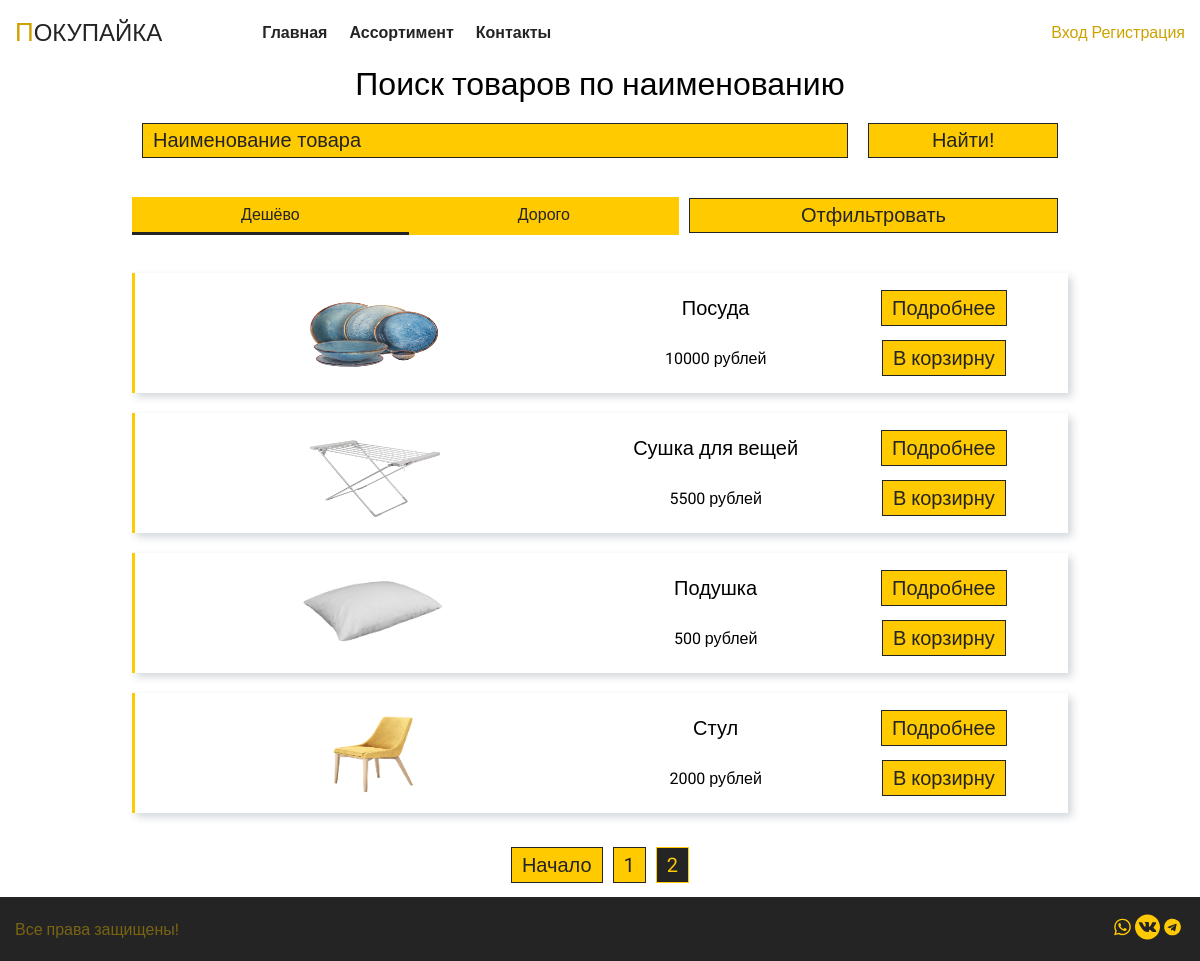
Page /main/assortment/2 on the committed database.
### tables this page shows
CREATE TABLE `product` (
  `id` bigint NOT NULL,
  `name` varchar(100) NOT NULL,
  `description` varchar(2000) DEFAULT 'Отсуствует',
  `price` float NOT NULL
);

### application/controllers/MainController.php (called while the page is built, shortened)
<?php
class MainController extends Controller
{
    public function __construct($route)
    {
        $this->view->layout = 'other';
    }
    public function assortmentAction(){
        $main = new Main();
        $pagination = new Pagination($this->route, $main->getCountProduct());
        $vars = [
            'data' => $this->model->getProductList($this->route, 10),
            'pagination' => $pagination->get(),
        ];
        $this->view->render('Ассортимент', $vars);
    }
}

### index.php (called while the page is built, shortened)
<?php
spl_autoload_register(function ($class) {
    $path = str_replace('\\', '/', $class.'.php');
});
$item = new Router();
$item->run();

### application/lib/Db.php (called while the page is built, shortened)
<?php
class Db {
    protected $db;
    public function __construct() {
        $config = require 'application/config/db.php';
        try{
            $this->db = new PDO('mysql:host='.$config['host'].';dbname='.$config['database'], $config['login'], $config['password']);
        }
        catch (\PDOException $e){
            $this->db = new PDO('mysql:host='.$config['reserve'].';dbname='.$config['database'], $config['login'], $config['password']);
        }
    }
    public function query($sql, $params = []) {
        $stmt = $this->db->prepare($sql);
        if (!empty($params)) {
            foreach ($params as $key => $val) {
                if (is_int($val)) {
                    $type = PDO::PARAM_INT;
                } else {
                    $type = PDO::PARAM_STR;
                }
                $stmt->bindValue(':'.$key, $val, $type);
            }
        }
        $stmt->execute();
        return $stmt;
    }
    public function row($sql, $params = []) {
        $result = $this->query($sql, $params);
        return $result->fetchAll(PDO::FETCH_ASSOC);
    }
    public function column($sql, $params = []) {
        $result = $this->query($sql, $params);
        return $result->fetchColumn();
    }
}

### application/config/db.php (called while the page is built)
<?php
$path = $_SERVER['DOCUMENT_ROOT']."/settings.json";
$json = file_get_contents($path);
$db = json_decode($json, true);
return $db['database'];

### application/models/Main.php (called while the page is built, shortened)
<?php
class Main extends Model{
    public function getProductList($route, $mode){
        $max = 10;
        $params = [
            'max' => $max,
            'start' => ((($route['page'] ?? 1) - 1) * $max),
        ];
        switch ($mode){
            default:
                return $this->db->row('SELECT * FROM product ORDER BY id DESC LIMIT :start, :max', $params);
        }
    }
    public function getCountProduct(){
        return $this->db->column('select count(*) from product');
    }
}

### application/core/Controller.php (called while the page is built, shortened)
<?php
abstract class Controller{
    public function __construct($route) {
        $this->route = $route;
        $this->model = $this->loadModel($route['controller']);
    }
    public function loadModel($name) {
        $path = 'application\models\\'.ucfirst($name);
        if (class_exists($path)) {
            return new $path;
        }
    }
}

### application/core/Model.php (called while the page is built, shortened)
<?php
abstract class Model{
    public function __construct()
    {
        $this->db = new Db();
    }
}

### application/views/main/assortment.php (the view)
<div class="container">
            <div class="assortment__grid">
                <h1>Поиск товаров по наименованию</h1>
                <form action="/assortment" method="post" class="assortment__form_find js-message">
                    <input name="name" placeholder="Наименование товара" autocomplete="off" type="text">
                    <input type="submit" value="Найти!">
                </form>
                <form action="/assortment" method="post" class="assortment__form_filter">
                    <label><input type="radio" name="price-object" value="cheap" checked><div>Дешёво</div></label>
                    <label><input type="radio" name="price-object" value="expensive"><div>Дорого</div></label>
                    <input type="submit" value="Отфильтровать">
                </form>
                <div class="assortment__grid_element">
                    <?php if(count($data) != 0) {?>
                        <ul class="assortment__grid_list_elements">
                            <li class="assortment__grid_list_element">
                                <?php for($i = 0; $i < count($data); $i++){?>
                                    <div class="assortment__grid_card_view">
                                        <img src="/public/materials/<?=$data[$i]['id']?>.png" alt="Отсуствие фотография товара">
                                        <p class="name-item"><?=$data[$i]['name']?></p>
                                        <p class="price-item"><?=$data[$i]['price']?> рублей</p>
                                        <a href="/product/<?=$data[$i]['id']?>" class="about-item first">Подробнее</a>
                                        <a href="/assortment/add/<?=$data[$i]['id']?>" class="about-item second">В корзирну</a>
                                    </div>
                                <?php }?>
                            </li>
                        </ul>
                    <?php }?>
                </div>
                <?php if(count($data) != 0) {?>
                <div class="block-pagination">
                    <?php echo $pagination?>
                </div>
                <?php }?>
            </div>
        </div>

### public/styles/ministyle.css (style rules this page uses)
:root { --first--color: #cda200; --second--color: #242424; --opacity--color: rgba(237, 191, 18, 0.9); }
* { margin: 0; padding: 0; box-sizing: border-box; font-weight: normal; }
html,body { height: 100%; font-family: 'Roboto', sans-serif; }
body { background: #fff; font-size: 16px; font-weight: normal; font-style: normal; }
.container { width: 100%; max-width: 1200px; padding: 0 15px; margin: 0 auto; }
.assortment__grid { width: auto; height: auto; display: grid; grid-template-columns: 1fr 8fr 1fr; }
.assortment__form_find { grid-row: 2; grid-column: 2; display: flex; }
.assortment__form_filter { grid-row: 3; grid-column: 2; display: flex; align-items: center; justify-content: center; }
.assortment__form_filter label { flex-grow: 1; }
.assortment__form_filter label input + div { background-color: #ffca00; color: #242424; padding: 8px; text-align: center; border-bottom: 3px #ffca00 solid; }
.assortment__form_filter label input:checked + div { border-bottom: 3px #242424 solid; }
.assortment__grid input { flex-grow: 1; margin: 20px 10px; padding: 5px 10px; outline: none; background-color: #ffca00; color: #242424; font-size: 20px; border: #242424 1px solid; }
.assortment__grid input::placeholder { color: #242424; }
.assortment__grid h1 { grid-row: 1; grid-column: 2; text-align: center; }
.assortment__grid input[type='text'] { flex-grow: 4; }
.assortment__grid .block-pagination { grid-row: 5; grid-column: 2; display: flex; justify-content: center; margin: 20px 0; }
.assortment__grid_element { grid-row: 4; grid-column: 2; }
.assortment__grid_element ul { list-style: none; }
.assortment__grid_card_view { display: grid; grid-template-columns: 2fr 1fr 1fr; grid-template-rows: 1fr 1fr; align-items: center; justify-items: center; -webkit-box-shadow: 4px 4px 8px 0px rgba(34, 60, 80, 0.2); -moz-box-shadow: 4px 4px 8px 0px rgba(34, 60, 80, 0.2); box-shadow: 4px 4px 8px 0px rgba(34, 60, 80, 0.2); margin: 20px 0; padding: 10px 10px; border-left: #ffca00 3px solid; }
.assortment__grid_card_view img { width: 150px; height: 100px; grid-row-start: 2 span; }
.assortment__grid .name-item { grid-row: 1; grid-column: 2; text-align: start; font-size: 20px; }
.assortment__grid .price-item { grid-row: 2; grid-column: 2; text-align: start; }
.assortment__grid .about-item { text-decoration: none; color: #242424; background-color: #ffca00; font-size: 20px; padding: 5px 10px; border: #242424 1px solid; }
.assortment__grid_list_element p { text-align: center; }

### rows in the picture
product: shows a picture, name "Посуда", price "10000"
product: shows a picture, name "Сушка для вещей", price "5500"
product: shows a picture, name "Подушка", price "500"
product: shows a picture, name "Стул", price "2000"

### other values in the picture
$text "Начало"
$text "1"
